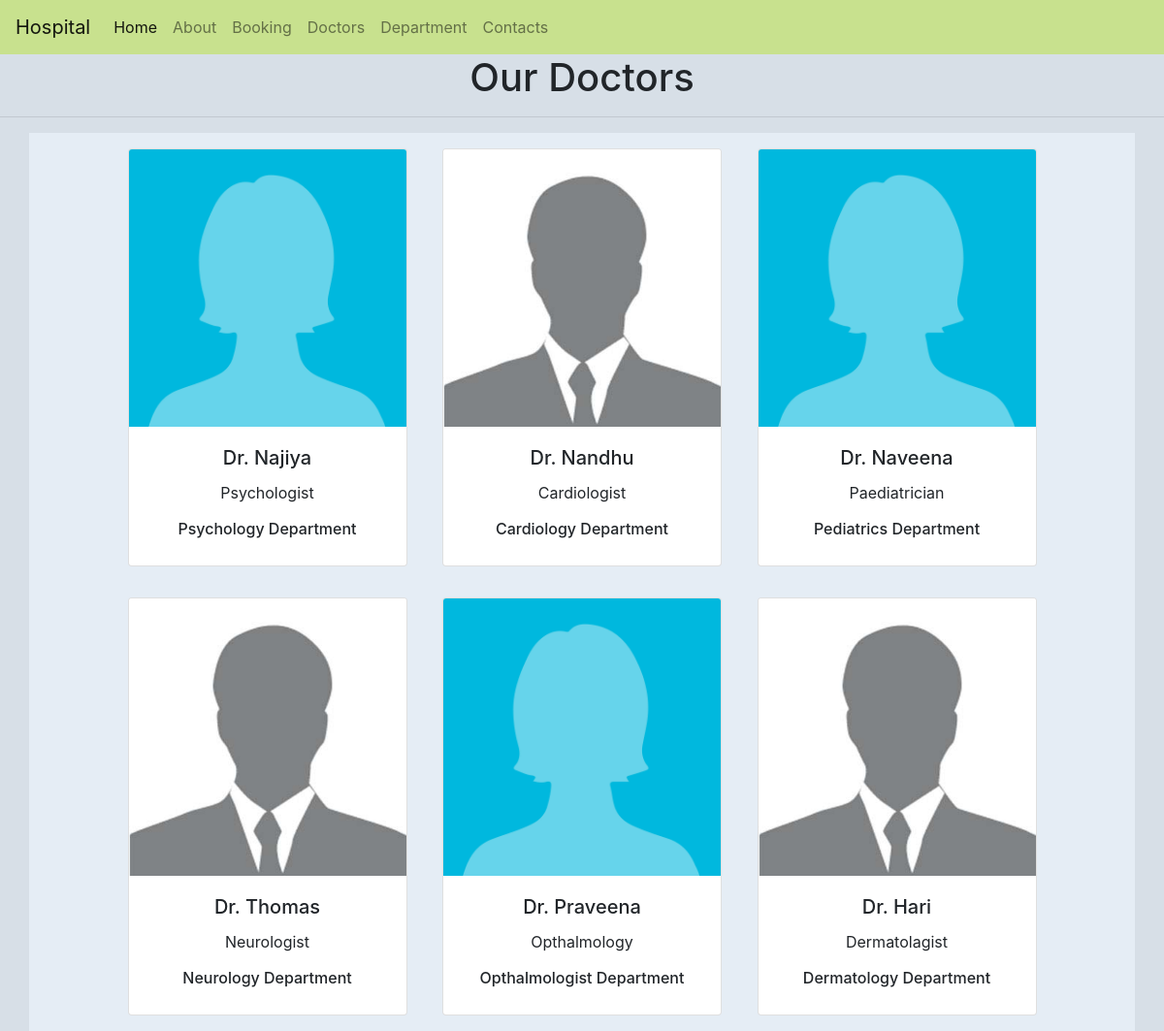
Page /doctors on the committed database.
### home/models.py (models this page shows, shortened)
class Doctors(models.Model):
    doc_name = models.CharField(max_length=255)
    doc_spec= models.CharField(max_length=225)
    dep_name = models.ForeignKey(departments,on_delete=models.CASCADE)
    doc_image = models.ImageField(upload_to='doctors')

class departments(models.Model):
    dep_name = models.CharField(max_length=100)
    dep_descrption = models.TextField()
    def __str__(self) :
        return self.dep_name

### home/views.py (the view)
# urls.py: path('doctors', views.doctors ,name='doctors'),
def doctors(request):
    dict_docs = {
        'doctors': Doctors.objects.all()
    }
    return render(request,'doctors.html',dict_docs)

### templates/doctors.html (shortened to what this page needs)
{% extends 'base.html' %}
{% block content %}
<h1 class="text-center">Our Doctors</h1>
<hr>
<div class="container text-center "style="background-color: #e5edf5;
">
{% for d in doctors %}
<div class="card text-center mx-3 my-3" style="width: 18rem; display:inline-block">
    <img src="{{d.doc_image.url}}" class="card-img-top" alt="...">
    <div class="card-body">
      <h5 class="card-title">Dr. {{d.doc_name}}</h5>
      <p class="card-text">{{d.doc_spec}}</p>
      <h6>{{d.dep_name}} Department</h6>
    </div>
  </div>
{% endfor %}
{% endblock %}

### templates/base.html (shortened to what this page needs)
{% load static %}
<!DOCTYPE html>
<html>
    <head>
        <link rel="stylesheet" href="{% static '/css/style.css' %}">
    </head>
    <body style="
    background-color: #d7dfe7;">
        <nav class="navbar navbar-expand-lg navbar-light bg-light">
            <a class="navbar-brand" href="#">Hospital</a>
            <div class="collapse navbar-collapse" id="navbarNav">
              <ul class="navbar-nav">
                <li class="nav-item active">
                  <a class="nav-link" href="{% url 'home' %}">Home <span class="sr-only">(current)</span></a>
                </li>
                <li class="nav-item">
                  <a class="nav-link" href="{% url 'about' %}">About</a>
                </li>
                <li class="nav-item">
                  <a class="nav-link" href="{% url 'booking' %}">Booking</a>
                </li>
                <li class="nav-item">
                  <a class="nav-link " href="{% url 'doctors' %}">Doctors</a>
                </li>
                <li class="nav-item">
                  <a class="nav-link " href="{% url 'department' %}">Department</a>
                </li>
                <li class="nav-item">
                  <a class="nav-link " href="{% url 'contacts' %}">Contacts</a>
                </li>
              </ul>
            </div>
          </nav>
        {% block content %}  {% endblock %}
        <link rel="stylesheet" href="https://cdn.jsdelivr.net/npm/bootstrap@4.6.2/dist/css/bootstrap.min.css">
    </body>
</html>

### static/css/style.css (style rules this page uses)
.bg-light { background-color: #c8e18e!important; }
nav.bg-light { background-color: #c8e18e!important; }

### rows in the picture
Doctors: doc_image (placeholder picture), doc_name "Najiya", doc_spec "Psychologist", dep_name "Psychology"
Doctors: doc_image (placeholder picture), doc_name "Nandhu", doc_spec "Cardiologist", dep_name "Cardiology"
Doctors: doc_image (placeholder picture), doc_name "Naveena", doc_spec "Paediatrician", dep_name "Pediatrics"
Doctors: doc_image (placeholder picture), doc_name "Thomas", doc_spec "Neurologist", dep_name "Neurology"
Doctors: doc_image (placeholder picture), doc_name "Praveena", doc_spec "Opthalmology", dep_name "Opthalmologist"
Doctors: doc_image (placeholder picture), doc_name "Hari", doc_spec "Dermatolagist", dep_name "Dermatology"
